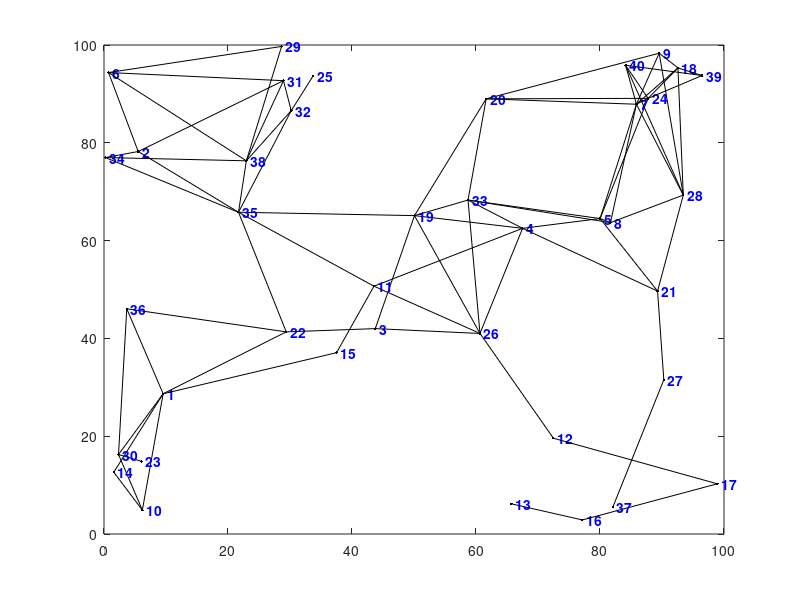

Reproduce this figure in MATLAB. (Note: this script raises an error after producing the figure.)
function[dist, path] = dijkstra(nodes, segments, start_id, finish_id)
if (nargin < 3) % SETUP
    % (GENERATE RANDOM EXAMPLE OF NODES AND SEGMENTS IF NOT GIVEN AS INPUTS)
    % Create a random set of nodes/vertices,and connect some of them with
    % edges/segments. Then graph the resulting map.
    num_nodes = 40; L = 100; max_seg_length = 30; ids = (1:num_nodes)';
    nodes = [ids L*rand(num_nodes,2)]; % create random nodes
    h = figure; plot(nodes(:,2),nodes(:,3),'k.') % plot the nodes
    text(nodes(num_nodes,2),nodes(num_nodes,3),...
        [' ' num2str(ids(num_nodes))],'Color','b','FontWeight','b')
    hold on
    num_segs = 0; segments = zeros(num_nodes*(num_nodes-1)/2,3);
    for i = 1:num_nodes-1 % create edges between some of the nodes
        text(nodes(i,2),nodes(i,3),[' ' num2str(ids(i))],'Color','b','FontWeight','b')
        for j = i+1:num_nodes
            d = sqrt(sum((nodes(i,2:3) - nodes(j,2:3)).^2));
            if and(d < max_seg_length,rand < 0.6)
                plot([nodes(i,2) nodes(j,2)],[nodes(i,3) nodes(j,3)],'k.-')
                % add this link to the segments list
                num_segs = num_segs + 1;
                segments(num_segs,:) = [num_segs nodes(i,1) nodes(j,1)];
            end
        end
    end
    segments(num_segs+1:num_nodes*(num_nodes-1)/2,:) = [];
    axis([0 L 0 L])
    % Calculate Shortest Path Using Dijkstra's Algorithm
    % Get random starting/ending nodes,compute the shortest distance and path.
    start_id = ceil(num_nodes*rand); disp(['start id = ' num2str(start_id)]);
    finish_id = ceil(num_nodes*rand); disp(['finish id = ' num2str(finish_id)]);
    [distance,path] = dijkstra(nodes,segments,start_id,finish_id);
    disp(['distance = ' num2str(distance)]); disp(['path = [' num2str(path) ']']);
    % If a Shortest Path exists,Plot it on the Map.
    figure(h)
    for k = 2:length(path)
        m = find(nodes(:,1) == path(k-1));
        n = find(nodes(:,1) == path(k));
        plot([nodes(m,2) nodes(n,2)],[nodes(m,3) nodes(n,3)],'ro-','LineWidth',2);
    end
    title(['Shortest Distance from ' num2str(start_id) ' to ' ...
        num2str(finish_id) ' = ' num2str(distance)])
    hold off
    
else %--------------------------------------------------------------------------
    % MAIN FUNCTION - DIJKSTRA'S ALGORITHM
    
    % initializations
    node_ids = nodes(:,1);
    [num_map_pts,cols] = size(nodes);
    table = sparse(num_map_pts,2);
    shortest_distance = Inf(num_map_pts,1);
    settled = zeros(num_map_pts,1);
    path = num2cell(NaN(num_map_pts,1));
    col = 2;
    pidx = find(start_id == node_ids);
    shortest_distance(pidx) = 0;
    table(pidx,col) = 0;
    settled(pidx) = 1;
    path(pidx) = {start_id};
    if (nargin < 4) % compute shortest path for all nodes
        while_cmd = 'sum(~settled) > 0';
    else % terminate algorithm early
        while_cmd = 'settled(zz) == 0';
        zz = find(finish_id == node_ids);
    end
    while eval(while_cmd)
        % update the table
        table(:,col-1) = table(:,col);
        table(pidx,col) = 0;
        % find neighboring nodes in the segments list
        neighbor_ids = [segments(node_ids(pidx) == segments(:,2),3);
            segments(node_ids(pidx) == segments(:,3),2)];
        % calculate the distances to the neighboring nodes and keep track of the paths
        for k = 1:length(neighbor_ids)
            cidx = find(neighbor_ids(k) == node_ids);
            if ~settled(cidx)
                d = sqrt(sum((nodes(pidx,2:cols) - nodes(cidx,2:cols)).^2));
                if (table(cidx,col-1) == 0) || ...
                        (table(cidx,col-1) > (table(pidx,col-1) + d))
                    table(cidx,col) = table(pidx,col-1) + d;
                    tmp_path = path(pidx);
                    path(cidx) = {[tmp_path{1} neighbor_ids(k)]};
                else
                    table(cidx,col) = table(cidx,col-1);
                end
            end
        end
        % find the minimum non-zero value in the table and save it
        nidx = find(table(:,col));
        ndx = find(table(nidx,col) == min(table(nidx,col)));
        if isempty(ndx)
            break
        else
            pidx = nidx(ndx(1));
            shortest_distance(pidx) = table(pidx,col);
            settled(pidx) = 1;
        end
    end
    if (nargin < 4) % return the distance and path arrays for all of the nodes
        dist = shortest_distance';
        path = path';
    else % return the distance and path for the ending node
        dist = shortest_distance(zz);
        path = path(zz);
        path = path{1};
    end
end
